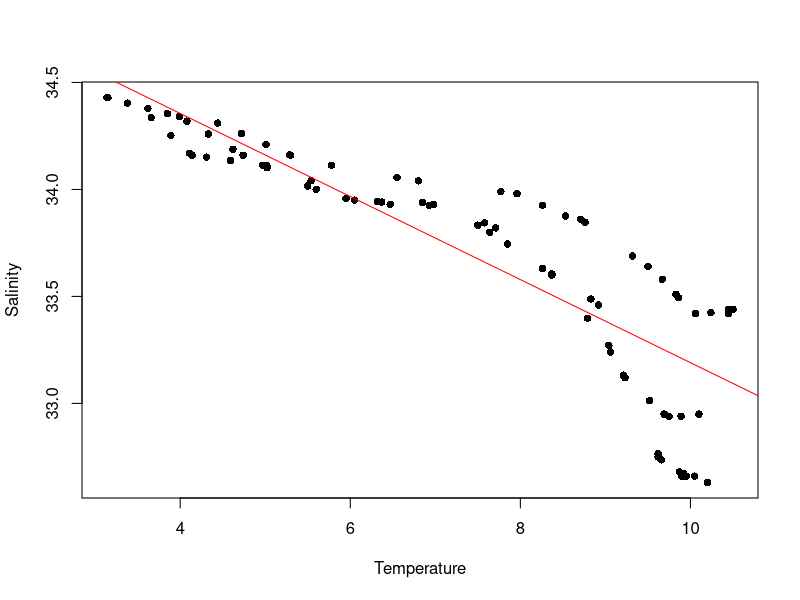
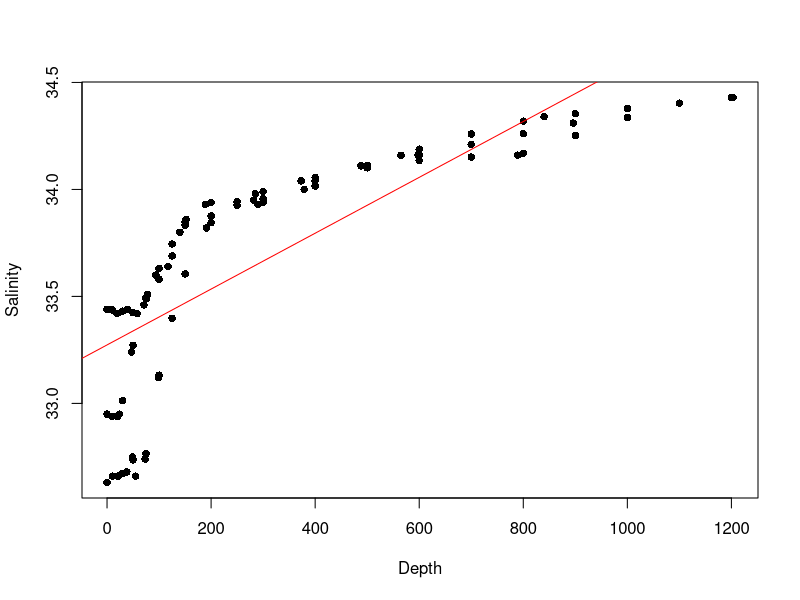

These figures' R source, in order:
bottle = read.csv("bottle.csv", header = TRUE)
model<-lm(Salnty~T_degC, data = bottle[0:90,])
summary(model)

plot(Salnty~T_degC, data = bottle[0:90,], xlab = "Temperature", ylab =
"Salinity",pch=16)
abline(model, col = "red")

# bottle$Depthm<-factor(bottle$Depthm)
# bottle$T_degC<-factor(bottle$T_degC)
# bottle.aov<-aov(Salnty~Depthm*T_degC, data = bottle[0:90,])
# summary(bottle.aov)

model2<-lm(Salnty~Depthm, data = bottle[0:90,])
summary(model2)

plot(Salnty~Depthm, data = bottle[0:90,], xlab = "Depth", ylab =
"Salinity",pch=16)
abline(model2, col = "red")


